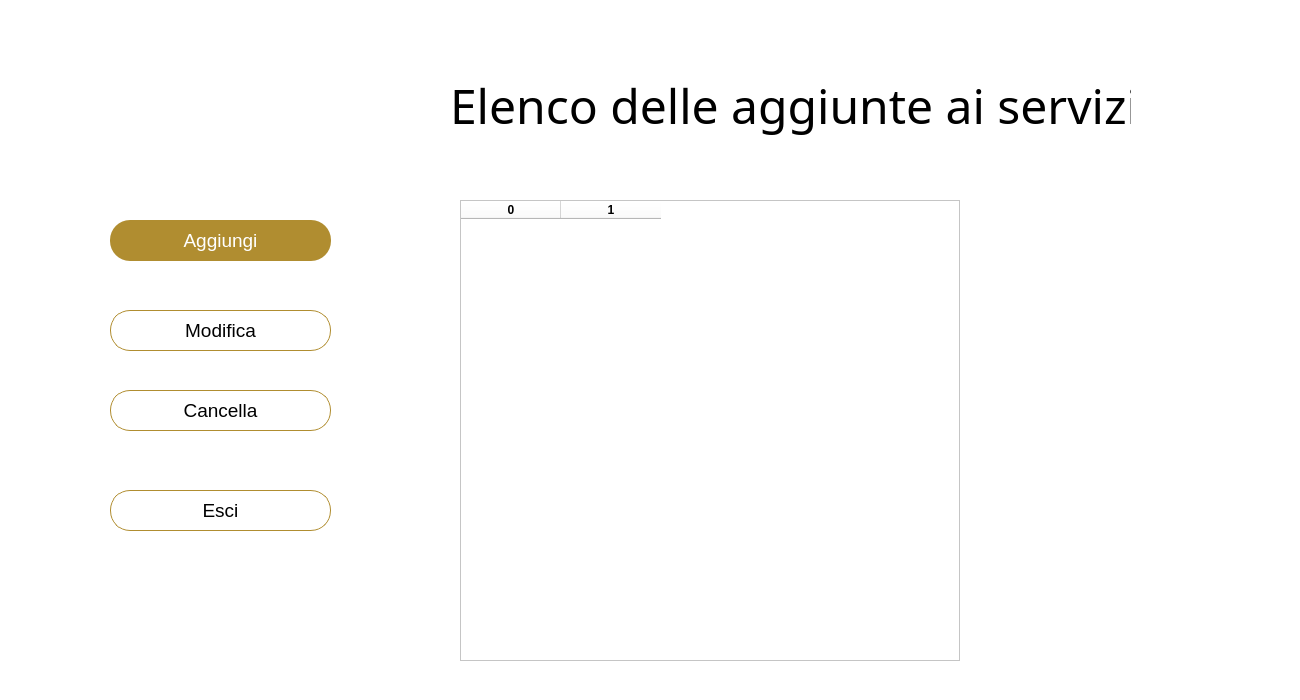
<?xml version="1.0" encoding="UTF-8"?>
<ui version="4.0">
 <class>Dialog</class>
 <widget class="QDialog" name="Dialog">
  <property name="geometry">
   <rect>
    <x>0</x>
    <y>0</y>
    <width>1300</width>
    <height>700</height>
   </rect>
  </property>
  <property name="windowTitle">
   <string>Dialog</string>
  </property>
  <widget class="QWidget" name="bgwidget" native="true">
   <property name="geometry">
    <rect>
     <x>0</x>
     <y>0</y>
     <width>1500</width>
     <height>800</height>
    </rect>
   </property>
   <property name="styleSheet">
    <string notr="true">background-color: rgb(255, 255, 255);</string>
   </property>
   <widget class="QLabel" name="label">
    <property name="geometry">
     <rect>
      <x>450</x>
      <y>60</y>
      <width>681</width>
      <height>91</height>
     </rect>
    </property>
    <property name="font">
     <font>
      <family>Bangla MN</family>
      <pointsize>36</pointsize>
      <weight>50</weight>
      <italic>false</italic>
      <bold>false</bold>
     </font>
    </property>
    <property name="styleSheet">
     <string notr="true">font: 36pt;
background: transparent;
color: rgb(0,0,0);</string>
    </property>
    <property name="text">
     <string>Elenco delle aggiunte ai servizi</string>
    </property>
   </widget>
   <widget class="QPushButton" name="btnModifica">
    <property name="geometry">
     <rect>
      <x>110</x>
      <y>310</y>
      <width>221</width>
      <height>41</height>
     </rect>
    </property>
    <property name="styleSheet">
     <string notr="true">border-radius:20px;
font: 14pt;
border: 1px solid rgb(176, 141, 48);</string>
    </property>
    <property name="text">
     <string>Modifica</string>
    </property>
   </widget>
   <widget class="QPushButton" name="btnCancella">
    <property name="geometry">
     <rect>
      <x>110</x>
      <y>390</y>
      <width>221</width>
      <height>41</height>
     </rect>
    </property>
    <property name="styleSheet">
     <string notr="true">border-radius:20px;
font: 14pt;
border: 1px solid rgb(176, 141, 48);</string>
    </property>
    <property name="text">
     <string>Cancella</string>
    </property>
   </widget>
   <widget class="QPushButton" name="btnAggiungi">
    <property name="geometry">
     <rect>
      <x>110</x>
      <y>220</y>
      <width>221</width>
      <height>41</height>
     </rect>
    </property>
    <property name="styleSheet">
     <string notr="true">border-radius:20px;
background-color: rgb(176, 141, 48);
font: 14pt;
color: rgb(255, 255, 255);</string>
    </property>
    <property name="text">
     <string>Aggiungi</string>
    </property>
   </widget>
   <widget class="QPushButton" name="btnEsci">
    <property name="geometry">
     <rect>
      <x>110</x>
      <y>490</y>
      <width>221</width>
      <height>41</height>
     </rect>
    </property>
    <property name="styleSheet">
     <string notr="true">border-radius:20px;
font: 14pt;
border: 1px solid rgb(176, 141, 48);</string>
    </property>
    <property name="text">
     <string>Esci</string>
    </property>
   </widget>
   <widget class="QTableWidget" name="tableWidget">
    <property name="geometry">
     <rect>
      <x>460</x>
      <y>200</y>
      <width>500</width>
      <height>461</height>
     </rect>
    </property>
    <property name="styleSheet">
     <string notr="true">background: rgb(255,255,255);
</string>
    </property>
    <column>
     <property name="text">
      <string>0</string>
     </property>
     <property name="font">
      <font>
       <weight>75</weight>
       <bold>true</bold>
      </font>
     </property>
    </column>
    <column>
     <property name="text">
      <string>1</string>
     </property>
     <property name="font">
      <font>
       <weight>75</weight>
       <bold>true</bold>
      </font>
     </property>
    </column>
   </widget>
  </widget>
 </widget>
 <resources>
  <include location="../source.qrc"/>
 </resources>
 <connections/>
</ui>
